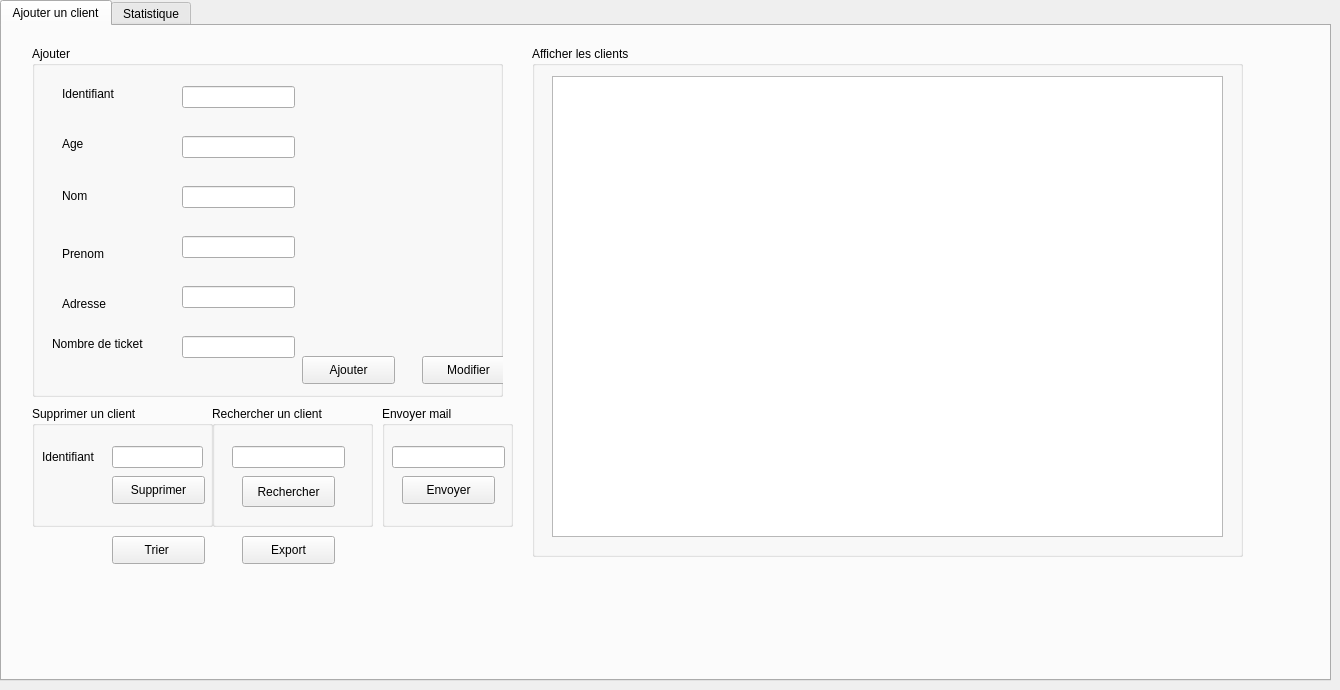
    <widget class="QWidget" name="page">
     <widget class="QTabWidget" name="tabWidget">
      <property name="geometry">
       <rect>
        <x>0</x>
        <y>0</y>
        <width>1331</width>
        <height>681</height>
       </rect>
      </property>
      <property name="currentIndex">
       <number>0</number>
      </property>
      <widget class="QWidget" name="tab_2">
       <attribute name="title">
        <string>Ajouter un client</string>
       </attribute>
       <widget class="QGroupBox" name="groupBox_8">
        <property name="geometry">
         <rect>
          <x>30</x>
          <y>20</y>
          <width>471</width>
          <height>351</height>
         </rect>
        </property>
        <property name="title">
         <string>Ajouter</string>
        </property>
        <widget class="QLabel" name="label_8">
         <property name="geometry">
          <rect>
           <x>30</x>
           <y>40</y>
           <width>71</width>
           <height>16</height>
          </rect>
         </property>
         <property name="text">
          <string>Identifiant</string>
         </property>
        </widget>
        <widget class="QLabel" name="label_10">
         <property name="geometry">
          <rect>
           <x>30</x>
           <y>140</y>
           <width>51</width>
           <height>20</height>
          </rect>
         </property>
         <property name="text">
          <string>Nom</string>
         </property>
        </widget>
        <widget class="QLabel" name="label_11">
         <property name="geometry">
          <rect>
           <x>30</x>
           <y>200</y>
           <width>56</width>
           <height>16</height>
          </rect>
         </property>
         <property name="text">
          <string>Prenom</string>
         </property>
        </widget>
        <widget class="QLabel" name="label_12">
         <property name="geometry">
          <rect>
           <x>30</x>
           <y>250</y>
           <width>61</width>
           <height>16</height>
          </rect>
         </property>
         <property name="text">
          <string>Adresse</string>
         </property>
        </widget>
        <widget class="QLineEdit" name="le_idc">
         <property name="geometry">
          <rect>
           <x>150</x>
           <y>40</y>
           <width>113</width>
           <height>22</height>
          </rect>
         </property>
        </widget>
        <widget class="QLineEdit" name="le_nom">
         <property name="geometry">
          <rect>
           <x>150</x>
           <y>140</y>
           <width>113</width>
           <height>22</height>
          </rect>
         </property>
        </widget>
        <widget class="QLineEdit" name="le_prenom">
         <property name="geometry">
          <rect>
           <x>150</x>
           <y>190</y>
           <width>113</width>
           <height>22</height>
          </rect>
         </property>
        </widget>
        <widget class="QLineEdit" name="le_adresse">
         <property name="geometry">
          <rect>
           <x>150</x>
           <y>240</y>
           <width>113</width>
           <height>22</height>
          </rect>
         </property>
        </widget>
        <widget class="QPushButton" name="pb_ajouter">
         <property name="geometry">
          <rect>
           <x>270</x>
           <y>310</y>
           <width>93</width>
           <height>28</height>
          </rect>
         </property>
         <property name="text">
          <string>Ajouter</string>
         </property>
        </widget>
        <widget class="QLineEdit" name="le_nbticket">
         <property name="geometry">
          <rect>
           <x>150</x>
           <y>290</y>
           <width>113</width>
           <height>22</height>
          </rect>
         </property>
        </widget>
        <widget class="QLabel" name="label_13">
         <property name="geometry">
          <rect>
           <x>20</x>
           <y>290</y>
           <width>111</width>
           <height>16</height>
          </rect>
         </property>
         <property name="text">
          <string>Nombre de ticket</string>
         </property>
        </widget>
        <widget class="QPushButton" name="pb_modifier">
         <property name="geometry">
          <rect>
           <x>390</x>
           <y>310</y>
           <width>93</width>
           <height>28</height>
          </rect>
         </property>
         <property name="text">
          <string>Modifier</string>
         </property>
        </widget>
        <widget class="QLabel" name="label_14">
         <property name="geometry">
          <rect>
           <x>30</x>
           <y>90</y>
           <width>56</width>
           <height>16</height>
          </rect>
         </property>
         <property name="text">
          <string>Age</string>
         </property>
        </widget>
        <widget class="QLineEdit" name="le_age">
         <property name="geometry">
          <rect>
           <x>150</x>
           <y>90</y>
           <width>113</width>
           <height>22</height>
          </rect>
         </property>
        </widget>
       </widget>
       <widget class="QGroupBox" name="groupBox_9">
        <property name="geometry">
         <rect>
          <x>530</x>
          <y>20</y>
          <width>711</width>
          <height>511</height>
         </rect>
        </property>
        <property name="title">
         <string>Afficher les clients</string>
        </property>
        <widget class="QTableView" name="tab_client">
         <property name="geometry">
          <rect>
           <x>20</x>
           <y>30</y>
           <width>671</width>
           <height>461</height>
          </rect>
         </property>
        </widget>
       </widget>
       <widget class="QGroupBox" name="groupBox_10">
        <property name="geometry">
         <rect>
          <x>30</x>
          <y>380</y>
          <width>181</width>
          <height>121</height>
         </rect>
        </property>
        <property name="title">
         <string>Supprimer un client</string>
        </property>
        <widget class="QLabel" name="label_15">
         <property name="geometry">
          <rect>
           <x>10</x>
           <y>40</y>
           <width>81</width>
           <height>21</height>
          </rect>
         </property>
         <property name="text">
          <string>Identifiant</string>
         </property>
        </widget>
        <widget class="QLineEdit" name="le_idc_supp">
         <property name="geometry">
          <rect>
           <x>80</x>
           <y>40</y>
           <width>91</width>
           <height>22</height>
          </rect>
         </property>
        </widget>
        <widget class="QPushButton" name="pb_supprimer">
         <property name="geometry">
          <rect>
           <x>80</x>
           <y>70</y>
           <width>93</width>
           <height>28</height>
          </rect>
         </property>
         <property name="text">
          <string>Supprimer</string>
         </property>
        </widget>
       </widget>
       <widget class="QGroupBox" name="groupBox_12">
        <property name="geometry">
         <rect>
          <x>210</x>
          <y>380</y>
          <width>161</width>
          <height>121</height>
         </rect>
        </property>
        <property name="title">
         <string>Rechercher un client </string>
        </property>
        <widget class="QLabel" name="label_16">
         <property name="geometry">
          <rect>
           <x>10</x>
           <y>60</y>
           <width>56</width>
           <height>16</height>
          </rect>
         </property>
         <property name="text">
          <string/>
         </property>
        </widget>
        <widget class="QPushButton" name="pb_rechercherclient">
         <property name="geometry">
          <rect>
           <x>30</x>
           <y>70</y>
           <width>93</width>
           <height>31</height>
          </rect>
         </property>
         <property name="text">
          <string>Rechercher</string>
         </property>
        </widget>
        <widget class="QLineEdit" name="le_recherche">
         <property name="geometry">
          <rect>
           <x>20</x>
           <y>40</y>
           <width>113</width>
           <height>22</height>
          </rect>
         </property>
        </widget>
       </widget>
       <widget class="QGroupBox" name="groupBox_13">
        <property name="geometry">
         <rect>
          <x>380</x>
          <y>380</y>
          <width>131</width>
          <height>121</height>
         </rect>
        </property>
        <property name="title">
         <string>Envoyer mail</string>
        </property>
        <widget class="QPushButton" name="pb_send">
         <property name="geometry">
          <rect>
           <x>20</x>
           <y>70</y>
           <width>93</width>
           <height>28</height>
          </rect>
         </property>
         <property name="text">
          <string>Envoyer</string>
         </property>
        </widget>
        <widget class="QLineEdit" name="lineEdit">
         <property name="geometry">
          <rect>
           <x>10</x>
           <y>40</y>
           <width>113</width>
           <height>22</height>
          </rect>
         </property>
        </widget>
       </widget>
       <widget class="QPushButton" name="pb_export_excel">
        <property name="geometry">
         <rect>
          <x>240</x>
          <y>510</y>
          <width>93</width>
          <height>28</height>
         </rect>
        </property>
        <property name="text">
         <string>Export</string>
        </property>
       </widget>
       <widget class="QPushButton" name="pb_trierclient">
        <property name="geometry">
         <rect>
          <x>110</x>
          <y>510</y>
          <width>93</width>
          <height>28</height>
         </rect>
        </property>
        <property name="text">
         <string>Trier </string>
        </property>
       </widget>
      </widget>
      <widget class="QWidget" name="tab_4">
       <attribute name="title">
        <string>Statistique</string>
       </attribute>
       <widget class="QCustomPlot" name="plot" native="true">
        <property name="geometry">
         <rect>
          <x>20</x>
          <y>20</y>
          <width>1321</width>
          <height>571</height>
         </rect>
        </property>
       </widget>
      </widget>
     </widget>
    </widget>
